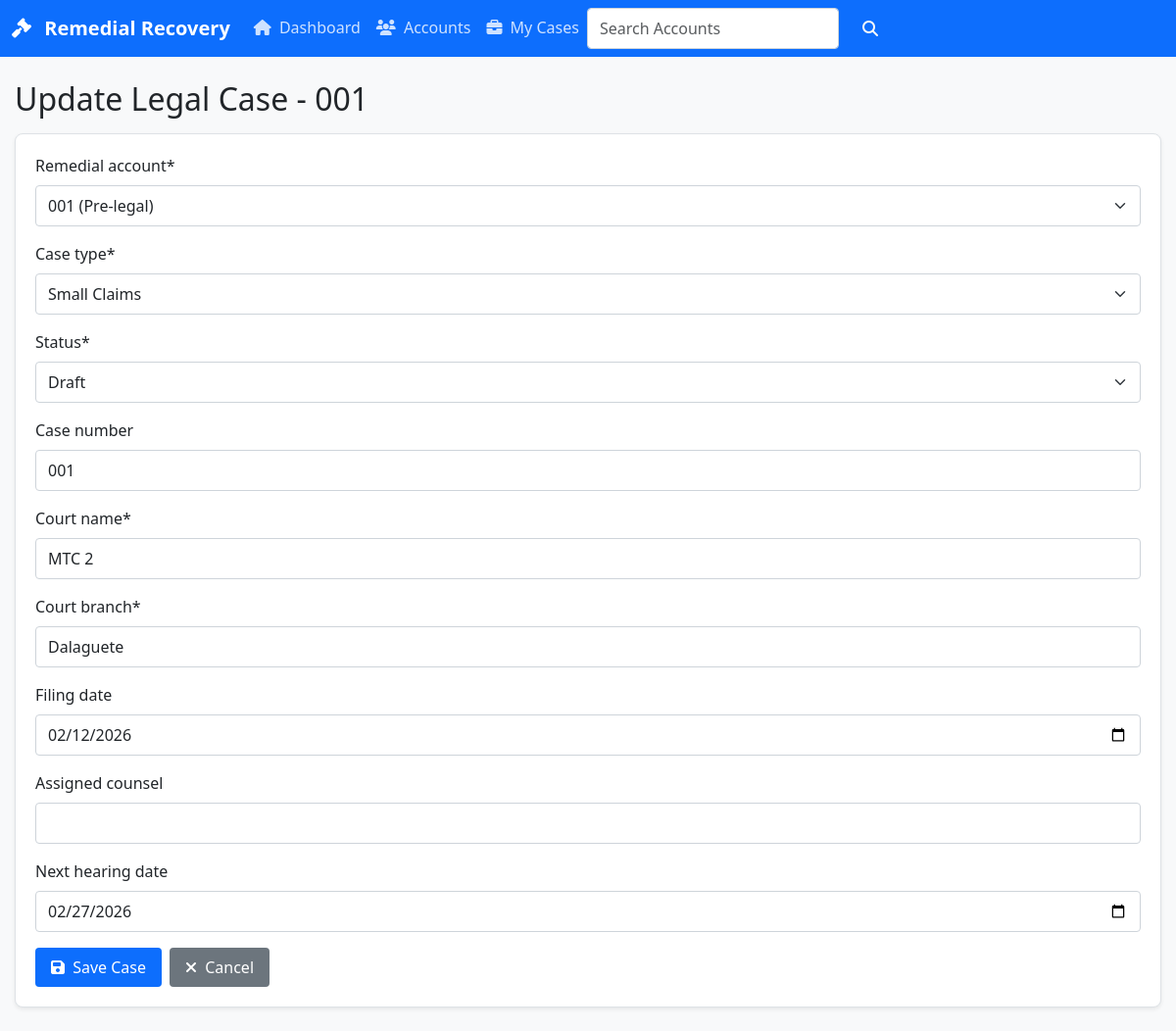
Page /remedial/legal-cases/1/edit/ on the committed database.
### apps/remedial/models.py (models this page shows, shortened)
class LegalCase(TimeStampedModel, TenantAwareModel):
    remedial_account = models.ForeignKey(
        RemedialAccount,
        on_delete=models.CASCADE,
        related_name="legal_cases",
    )
    case_type = models.CharField(max_length=20, choices=[
        ("small_claims", "Small Claims"),
        ("regular", "Regular Collection"),
    ])
    status = models.CharField(max_length=20, choices=LegalCaseStatus.choices, default=LegalCaseStatus.DRAFT)
    case_number = models.CharField(max_length=64, blank=True)
    court_name = models.CharField(max_length=255)
    court_branch = models.CharField(max_length=255)
    filing_date = models.DateField(null=True, blank=True)
    assigned_counsel = models.CharField(max_length=255, blank=True)
    next_hearing_date = models.DateField(null=True, blank=True)
    created_by = models.ForeignKey(
        settings.AUTH_USER_MODEL,
        on_delete=models.PROTECT,
        related_name="created_legal_cases",
    )

### apps/remedial/views.py (the view)
# urls.py: path("legal-cases/<int:pk>/edit/", views.LegalCaseUpdateView.as_view(), name="legalcase-update"),
class LegalCaseUpdateView(UpdateView):
    model = models.LegalCase
    form_class = forms.LegalCaseForm
    template_name = 'remedial/legalcase_form.html'
    success_url = reverse_lazy('remedial:legalcase-list')
    def get_queryset(self):
        return models.LegalCase.objects.filter(tenant=self.request.tenant)
    def get_context_data(self, **kwargs):
        context = super().get_context_data(**kwargs)
        context['title'] = f'Update Legal Case - {self.object.case_number}'
        context['active_page'] = 'legal-cases'
        return context

### apps/remedial/forms.py
class LegalCaseForm(forms.ModelForm):
    class Meta:
        model = models.LegalCase
        fields = [
            "remedial_account", "case_type", "status", "case_number", "court_name",
            "court_branch", "filing_date", "assigned_counsel", "next_hearing_date"
        ]
        widgets = {
            "filing_date": forms.DateInput(attrs={"type": "date"}),
            "next_hearing_date": forms.DateInput(attrs={"type": "date"}),
            "notes": forms.Textarea(attrs={"rows": 3}),
        }
    def __init__(self, *args, **kwargs):
        super().__init__(*args, **kwargs)
        self.helper = FormHelper()
        self.helper.form_tag = True
        self.helper.form_method = "post"
        self.helper.layout = Layout(
            Div(
                Field("remedial_account"),
                Field("case_type"),
                Field("status"),
                Field("case_number"),
                Field("court_name"),
                Field("court_branch"),
                Field("filing_date"),
                Field("assigned_counsel"),
                Field("next_hearing_date"),
                Submit("submit", "Save Legal Case"),
            )
        )

### apps/remedial/models.py (called while the page is built)
    def __str__(self):
        return f"{self.loan_account_no} ({self.get_stage_display()})"

### templates/remedial/legalcase_form.html (shortened to what this page needs)
{% extends "base.html" %}
{% load crispy_forms_tags %}
{% block content %}
{% include "components/page_header.html" with title=title %}
<div class="card shadow-sm">
  <div class="card-body">
    <form method="post">
      {{ form|crispy }}
      <div class="d-flex gap-2">
        <button type="submit" class="btn btn-primary">
          <i class="fas fa-save me-1"></i> Save Case
        </button>
        <a href="{% url 'remedial:legalcase-list' %}" class="btn btn-secondary">
          <i class="fas fa-times me-1"></i> Cancel
        </a>
      </div>
    </form>
  </div>
</div>
{% endblock %}

### templates/base.html (style rules this page uses)
.btn { padding: 8px 16px; border-radius: 4px; border: none; cursor: pointer; font-weight: 500; }
.btn-primary { background-color: #0d6efd; color: white; }
.card { border: 1px solid #dee2e6; border-radius: 8px; margin-bottom: 20px; }
.card-body { padding: 20px; }
.form-control { width: 100%; padding: 8px 12px; border: 1px solid #ced4da; border-radius: 4px; }
.form-select { width: 100%; padding: 8px 12px; border: 1px solid #ced4da; border-radius: 4px; }

### rows in the picture
LegalCase: remedial_account "001 (Pre-legal)", case_type "Small Claims", status "Draft", case_number "001", court_name "MTC 2", court_branch "Dalaguete", filing_date "02/12/2026", next_hearing_date "02/27/2026"

### other values in the picture
{{ title }} "Update Legal Case - 001"
